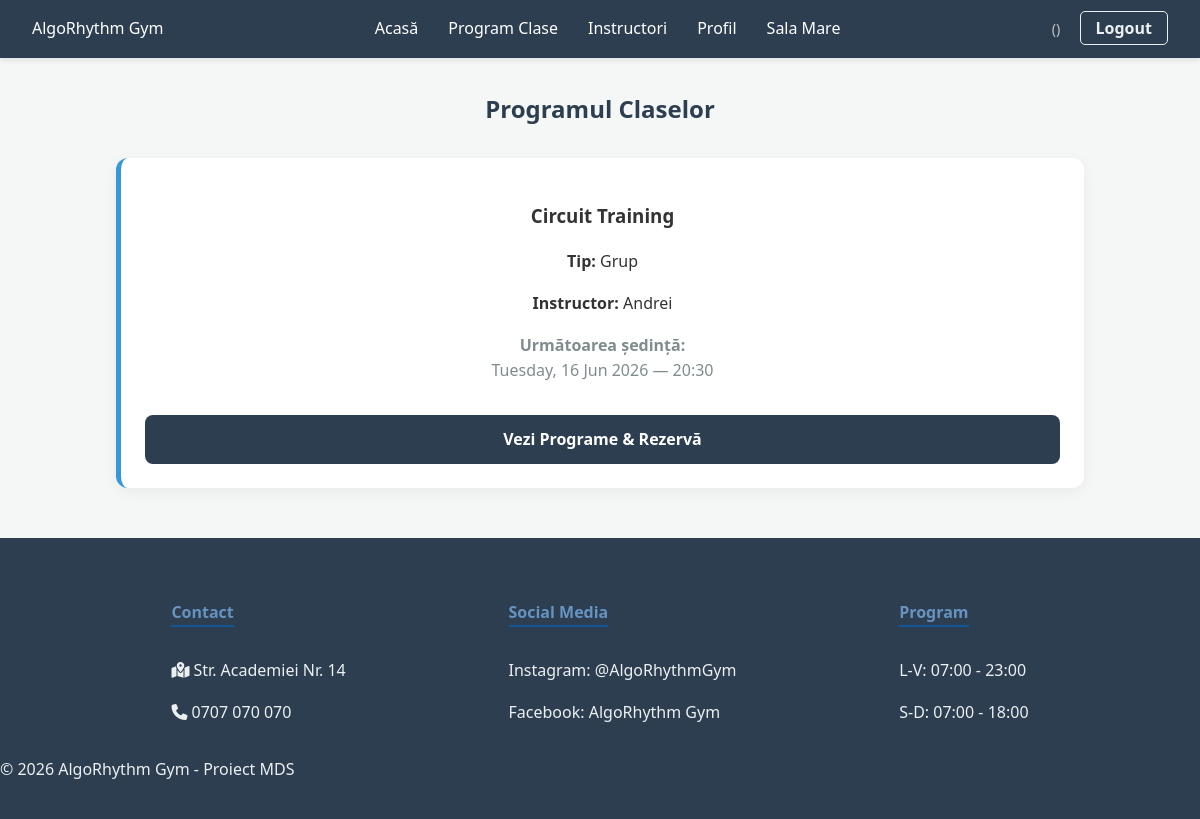
Page /program/ on the earlier database version.
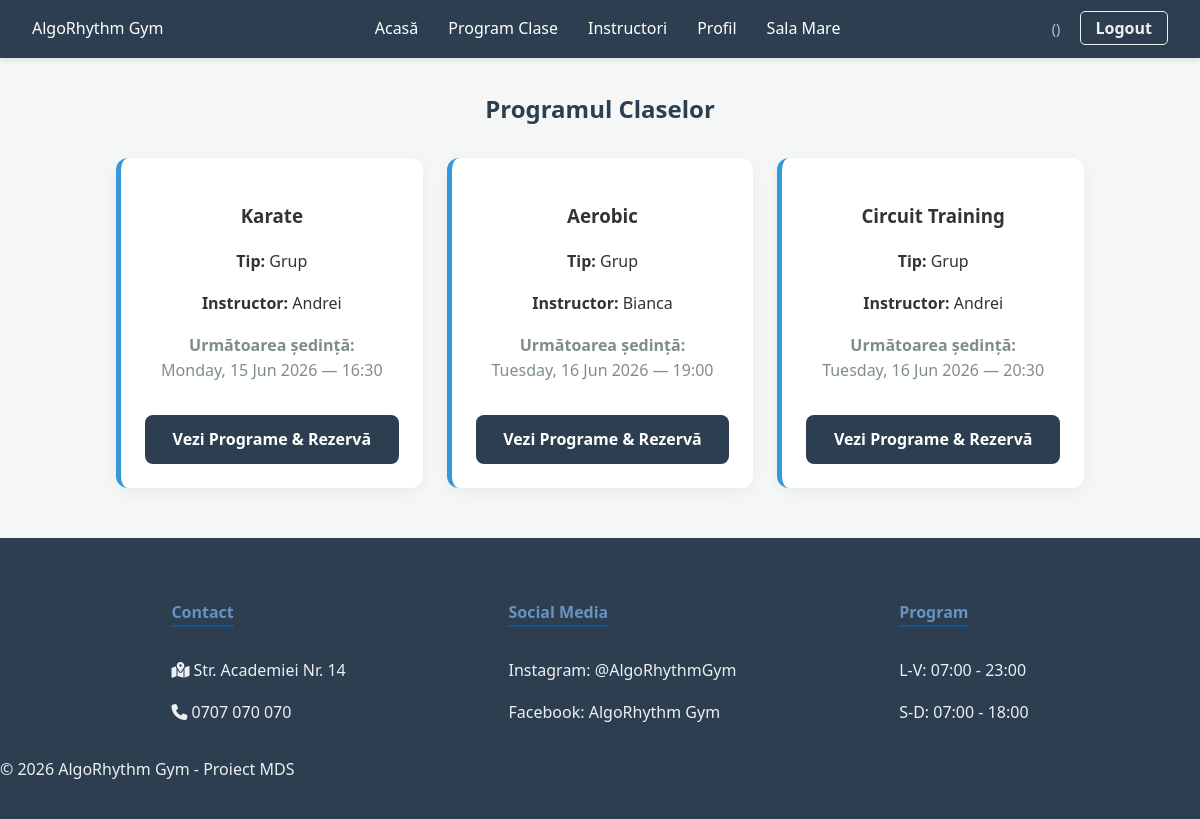
Same page on the later database version.
### fitness_app/models.py (models this page shows, shortened)
class FitnessClass(models.Model):
    CLASS_TYPES = [
        ('1TO1', 'Personal Training'),
        ('GRP', 'Grup'),
        ('IND', 'Individual (fără antrenor)'),
    ]
    type = models.CharField(max_length=4, choices=CLASS_TYPES, default='GRP')
    instructor = models.ForeignKey(User, on_delete=models.CASCADE, null=True, blank=True, limit_choices_to={'role': 'INS'})
    name = models.CharField(max_length=100)
    room = models.ForeignKey(
        Room, on_delete=models.SET_NULL,
        null=True, blank=True
    )
    max_capacity = models.PositiveIntegerField()
    is_for_women_only = models.BooleanField(default=False)
    is_for_children = models.BooleanField(default=False)
    start_time = models.DateTimeField()
    price = models.DecimalField(max_digits=6, decimal_places=2, default=30.00)
    duration_minutes = models.PositiveIntegerField(default=60)

class User(AbstractUser):
    IS_INSTRUCTOR = 'INS'
    IS_CLIENT = 'CLI'
    IS_ADMIN = 'ADM'
    ROLE_CHOICES = [
        (IS_INSTRUCTOR, 'Instructor'),
        (IS_CLIENT, 'Client'),
        (IS_ADMIN, 'Admin'),
    ]
    role = models.CharField(max_length=3, choices=ROLE_CHOICES, default=IS_CLIENT)
    gender = models.CharField(max_length=10, choices=[('M', 'Masculin'), ('F', 'Feminin')], blank=True)
    is_child = models.BooleanField(default=False)
    parent = models.ForeignKey('self', on_delete=models.CASCADE, null=True, blank=True, related_name='children')
    referred_by = models.ForeignKey('self', on_delete=models.SET_NULL, null=True, blank=True, related_name='referrals')
    referral_count = models.IntegerField(default=0)
    referral_discount_available = models.IntegerField(default=0)
    fitness_goal = models.TextField(blank=True)
    frequency_per_week = models.IntegerField(default=0)
    experience_years = models.PositiveIntegerField(default=0, null=True, blank=True)
    bio_short = models.CharField(max_length=150, blank=True, null=True)
    profile_picture = models.ImageField(upload_to='instructors/', null=True, blank=True)

### fitness_app/views.py (the view)
# urls.py: path('program/', views.classes_view, name='fitness_classes_list'),
def classes_view(request):
    now = timezone.now()
    all_upcoming = FitnessClass.objects.filter(start_time__gte=now).order_by('start_time')
    unique_classes = []
    seen = set()
    for fc in all_upcoming:
        group_key = (fc.name, fc.instructor_id if fc.instructor else None)
        if group_key not in seen:
            unique_classes.append(fc)
            seen.add(group_key)
    return render(request, 'classes.html', {'fitness_classes': unique_classes})

### fitness_app/templates/classes.html (shortened to what this page needs)
{% extends 'base.html' %}
{% block content %}
<div class="container">
    <h2 style="text-align: center; color: #2c3e50; margin-bottom: 30px;">Programul Claselor</h2>
    <div class="grid">
        {% for fc in fitness_classes %}
        <div class="card" style="border-left: 5px solid #3498db; display: flex; flex-direction: column; justify-content: space-between;">
            <div>
                <h3>{{ fc.name }}</h3>
                <p><strong>Tip:</strong> {{ fc.get_type_display }}</p>
                <p><strong>Instructor:</strong> {{ fc.instructor.first_name }}</p>
                <p style="color: #7f8c8d; margin-top: 8px;">
                    <strong>Următoarea ședință:</strong><br>
                    {{ fc.start_time|date:"l, d M Y — H:i" }}
                </p>
            </div>
                <div style="margin-top: 15px; display: flex; flex-direction: column; gap: 10px;">
                    <a href="{% url 'class_detail' fc.id %}" class="btn-ocean" style="text-align: center; text-decoration: none;">
                        Vezi Programe & Rezervă
                    </a>
                </div>
            </div>
            {% empty %}
            <p style="text-align: center; width: 100%;">Momentan nu sunt clase programate.</p>
            {% endfor %}
    </div>
</div>
{% endblock %}

### fitness_app/templates/base.html (shortened to what this page needs)
{% load static %}
<!DOCTYPE html>
<html lang="ro">
<head>
    <link rel="stylesheet" href="{% static 'fitness_app/css/style.css' %}">
    <link rel="stylesheet" href="https://cdnjs.cloudflare.com/ajax/libs/font-awesome/6.4.2/css/all.min.css">
</head>
<body>
    <nav class="navbar">
        <div class="nav-brand">AlgoRhythm Gym</div>
        <ul class="nav-links">
            <li><a href="{% url 'home' %}">Acasă</a></li>
            <li><a href="{% url 'fitness_classes_list' %}">Program Clase</a></li>
            <li><a href="{% url 'instructors' %}">Instructori</a></li>
            <li><a href="{% url 'profile' %}">Profil</a></li>
            <li><a href="{% url 'gym_free_session' %}">Sala Mare</a></li>
        </ul>
        <div class="nav-auth">
            <span class="user-tag">{{ user.username }} ({{ user.get_role_display }})</span>
            <a href="{% url 'logout' %}" class="btn-logout">Logout</a>
        </div>
    </nav>
    <div class="container">
        {% block content %}
        {% endblock %}
    </div>
    <footer class="main-footer">
        <div class="footer-container">
            <div class="footer-section">
                <h4>Contact</h4>
                <p><i class="fa-solid fa-map-location-dot"></i> Str. Academiei Nr. 14</p>
                <p><i class="fa-solid fa-phone"></i> 0707 070 070</p>
            </div>
            <div class="footer-section">
                <h4>Social Media</h4>
                <p>Instagram: @AlgoRhythmGym</p>
                <p>Facebook: AlgoRhythm Gym</p>
            </div>
            <div class="footer-section">
                <h4>Program</h4>
                <p>L-V: 07:00 - 23:00</p>
                <p>S-D: 07:00 - 18:00</p>
            </div>
        </div>
        <div class="footer-bottom">
            <p>&copy; 2026 AlgoRhythm Gym - Proiect MDS</p>
        </div>
    </footer>
</body>
</html>

### static/fitness_app/css/style.css (style rules this page uses)
body { font-family: 'Segoe UI', Tahoma, Geneva, Verdana, sans-serif; margin: 0; background-color: #f4f7f6; color: #333; line-height: 1.6; }
.container { max-width: 1000px; margin: 2rem auto; padding: 0 1rem; }
.navbar { background-color: #2c3e50; color: white; padding: 1rem 2rem; display: flex; justify-content: space-between; align-items: center; box-shadow: 0 2px 5px rgba(0,0,0,0.1); }
.nav-links { list-style: none; display: flex; gap: 30px; margin: 0; padding: 0; }
.nav-links a { color: white; text-decoration: none; font-weight: 500; transition: color 0.3s ease; }
.user-tag { color: #bdc3c7; margin-right: 15px; font-size: 0.9rem; }
.grid { display: grid; grid-template-columns: repeat(auto-fit, minmax(280px, 1fr)); gap: 1.5rem; }
.card, .welcome-card, .instructor-card { background: white; border-radius: 12px; box-shadow: 0 4px 15px rgba(0,0,0,0.05); transition: transform 0.3s ease, box-shadow 0.3s ease; }
.card { padding: 1.5rem; text-align: center; }
.btn-ocean, .btn-back, .btn-logout { text-decoration: none; transition: all 0.3s ease; font-weight: 600; }
.btn-ocean { background-color: #2c3e50; color: white; text-align: center; padding: 12px; border-radius: 8px; display: block; }
.btn-logout { color: #ecf0f1; border: 1px solid #ecf0f1; padding: 5px 15px; border-radius: 5px; }
.main-footer { background-color: #2c3e50; color: #ecf0f1; padding: 40px 0 20px 0; margin-top: 50px; }
.footer-container { display: flex; justify-content: space-around; flex-wrap: wrap; max-width: 1000px; margin: 0 auto; gap: 20px; }
.footer-section h4 { color: #6693c0; margin-bottom: 15px; border-bottom: 2px solid #135698; display: inline-block; }

Differences in the rows shown:
added FitnessClass: name "Karate", type "Grup", instructor.first_name "Andrei", start_time "Monday, 15 Jun 2026 — 16:30"
added FitnessClass: name "Aerobic", type "Grup", instructor.first_name "Bianca", start_time "Tuesday, 16 Jun 2026 — 19:00"
